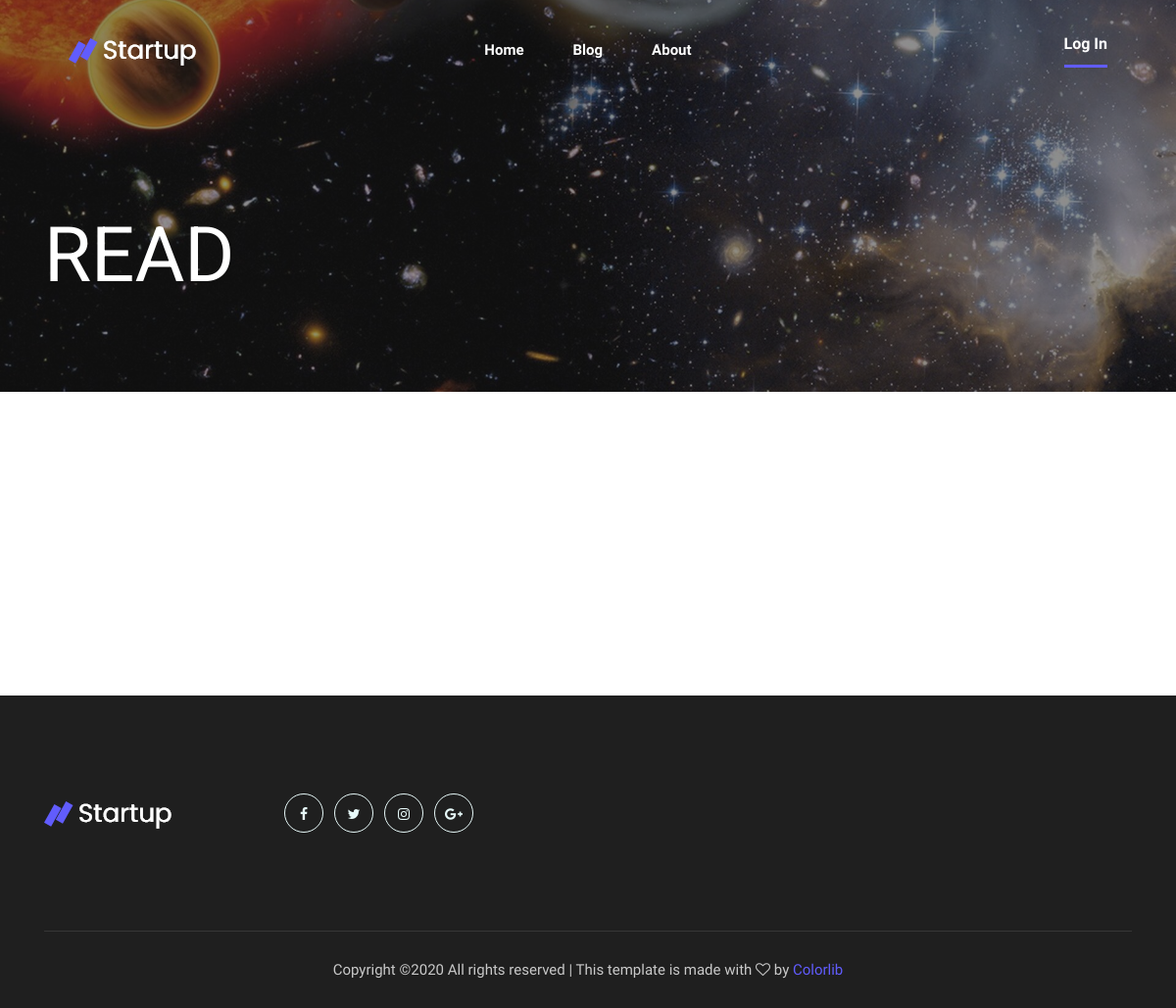
The app's page /single_blog/1, older data.
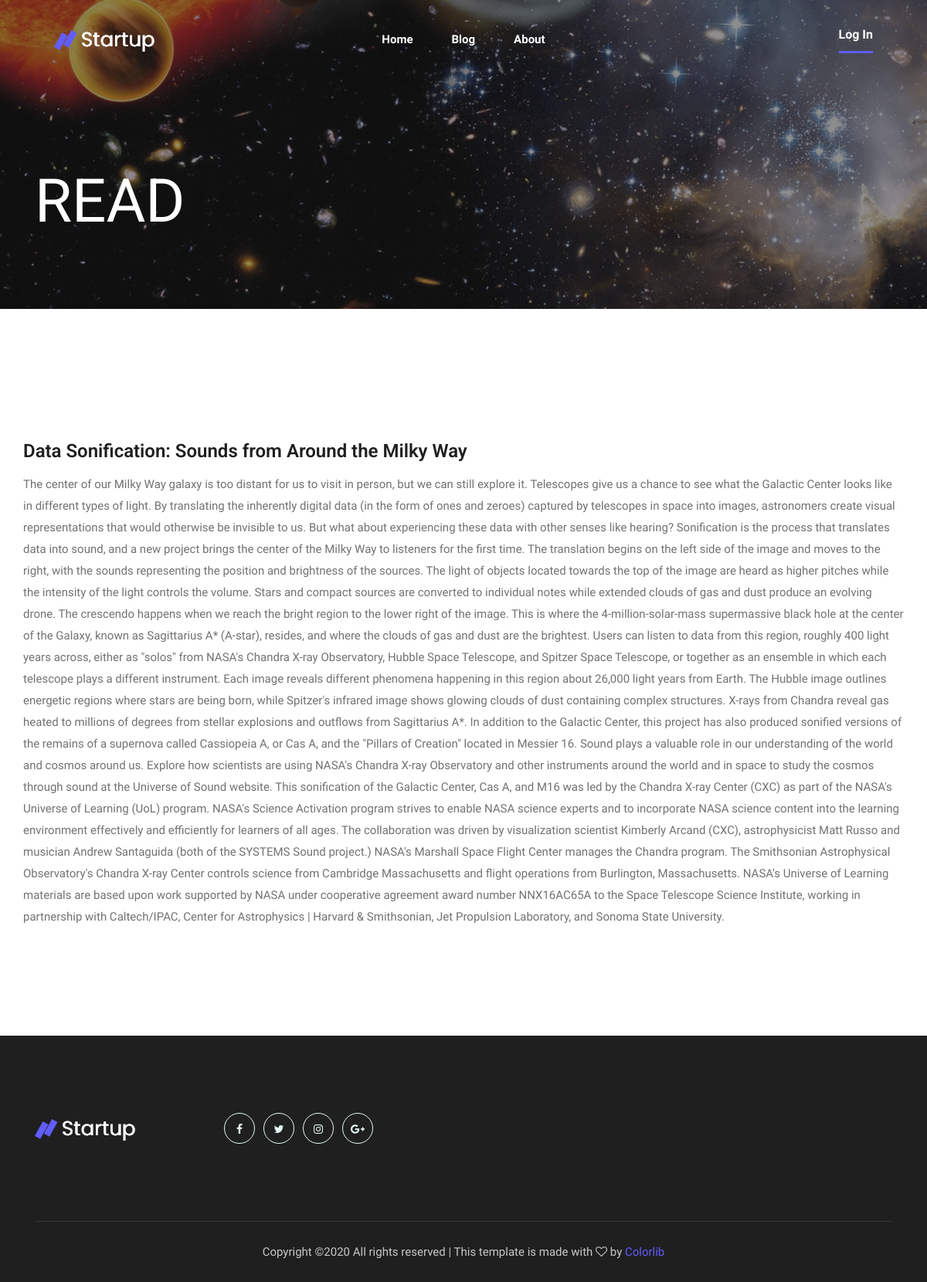
The same page, newer data.
### model.py (models this page shows)
class Blog(Base):
	__tablename__ = 'blog'
	id = Column(Integer, primary_key = True)
	title = Column(String)
	picture = Column(String)
	name = Column(String)
	text = Column(String)
	day = Column(String)
	month = Column(String)

### app.py (the view)
@app.route('/single_blog/<int:blog_id>')
def single_blog_page(blog_id):
	global logout
	return render_template("single-blog.html", blog = return_blog(blog_id), logout=logout)

### databases.py (called while the page is built)
def return_blog(id):
	session = DBSession()
	blog = session.query(Blog).filter_by(id = id).first()
	return blog

### templates/single-blog.html (shortened to what this page needs)
<!doctype html>
<html class="no-js" lang="zxx">
<head>
   <link rel="stylesheet" href="../static/css/bootstrap.min.css">
   <link rel="stylesheet" href="../static/css/owl.carousel.min.css">
   <link rel="stylesheet" href="../static/css/magnific-popup.css">
   <link rel="stylesheet" href="../static/css/font-awesome.min.css">
   <link rel="stylesheet" href="../static/css/themify-icons.css">
   <link rel="stylesheet" href="../static/css/nice-select.css">
   <link rel="stylesheet" href="../static/css/flaticon.css">
   <link rel="stylesheet" href="../static/css/gijgo.css">
   <link rel="stylesheet" href="../static/css/animate.min.css">
   <link rel="stylesheet" href="../static/css/slicknav.css">
   <link rel="stylesheet" href="../static/css/style.css">
</head>
<body>
    <header>
        <div class="header-area ">
            <div id="sticky-header" class="main-header-area">
                <div class="container-fluid p-0">
                    <div class="row align-items-center no-gutters">
                        <div class="col-xl-2 col-lg-2">
                            <div class="logo-img">
                                <a href="index.html">
                                    <img src="static/img/logo.png" alt="">
                                </a>
                            </div>
                        </div>
                        <div class="col-xl-8 col-lg-8">
                            <div class="main-menu  d-none d-lg-block text-center">
                                <nav>
                                    <ul id="navigation">
                                        <li><a class="active" href="{{url_for('home_page')}}">Home</a></li>
                                        <li><a href="{{url_for('blog_page')}}">Blog</a></li>
                                        <li><a href="{{url_for('about_page')}}">About</a></li>
                                    </ul>
                                </nav>
                            </div>
                        </div>
                        <div class="col-lg-2 d-none d-lg-block">
                            <div class="log_chat_area d-flex align-items-end">
                                <a href="{{url_for('login_page')}}"  class="say_hi">{{logout}}</a>
                            </div>
                        </div>
                        <div class="col-12">
                        </div>
                    </div>
                </div>
            </div>
        </div>
    </header>
  <div class="bradcam_area breadcam_bg_3">
   <div class="container">
     <div class="row">
         <div class="col-xl-12">
             <div class="bradcam_text">
                 <h3>READ</h3>
             </div>
         </div>
     </div>
   </div>
 </div>
   <section class="blog_area single-post-area section-padding">
      <div class="container">
         <div class="row">
               <div class="single-post">
                  <div class="feature-img">
                  </div>
                  <div class="blog_details">
                     <h2>{{blog.title}}</h2>
                     <p class="excert">{{blog.text}}</p>
                  </div>
               </div>
            </div>
         </div>
   </section>
    <footer class="footer">
      <div class="footer_top">
          <div class="container">
              <div class="row align-items-center">
                  <div class="col-lg-2 col-md-3">
                      <div class="footer_logo wow fadeInRight" data-wow-duration="1s" data-wow-delay=".3s">
                          <a href="index.html">
                              <img src="../static/img/logo.png" alt="">
                          </a>
                      </div>
                  </div>
                  <div class="col-lg-3 col-md-12">
                      <div class="socail_links">
                          <ul>
                              <li><a class="wow fadeInUp" data-wow-duration="1s" data-wow-delay=".3s" href="#"> <i class="fa fa-facebook"></i> </a></li>
                              <li><a class="wow fadeInUp" data-wow-duration="1s" data-wow-delay=".4s" href="#"> <i class="fa fa-twitter"></i> </a></li>
                              <li><a class="wow fadeInUp" data-wow-duration="1s" data-wow-delay=".5s" href="#"> <i class="fa fa-instagram"></i> </a></li>
                              <li><a class="wow fadeInUp" data-wow-duration="1s" data-wow-delay=".6s" href="#"> <i class="fa fa-google-plus"></i> </a></li>
                          </ul>
                      </div>
                  </div>
              </div>
          </div>
      </div>
      <div class="copy-right_text">
          <div class="container">
              <div class="footer_border"></div>
              <div class="row">
                  <div class="col-xl-12">
                      <p class="copy_right text-center wow fadeInUp" data-wow-duration="1s" data-wow-delay="1.3s">
Copyright &copy;<script>document.write(new Date().getFullYear());</script> All rights reserved | This template is made with <i class="fa fa-heart-o" aria-hidden="true"></i> by <a href="https://colorlib.com" target="_blank">Colorlib</a>
                      </p>
                  </div>
              </div>
          </div>
      </div>
  </footer>
</body>
</html>

Row changes from the older to the newer data that the page shows:
added Blog: title "Data Sonification: Sounds from Around the Milky Way", text "The center of our Milky Way galaxy is too distant for us to visit in person, but we can still explore it. Telescopes give us a chance to see what the Galactic Center looks like in different types of light. By translating the inherently digital data (in the form of ones and zeroes) captured by telescopes in space into images, astronomers create visual representations that would otherwise be invisible to us. But what about experiencing these data with other senses like hearing? Sonification is the process that translates data into sound, and a new project brings the center of the Milky Way to listeners for the first time. The translation begins on the left side of the image and moves to the…"
